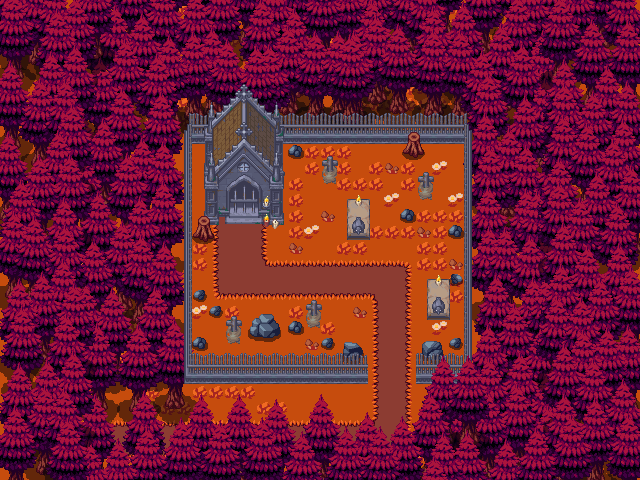

A level layout from a 2D game, rendered from its tile map. Below: a short description, then the map file with its tile-grid data intact:
An orthogonal 40x30 tile map with 16x16 px tiles, 1 tile layer (cementerio) and 28 objects (salida_cementerio).

<map version="1.10" tiledversion="1.10.2" orientation="orthogonal" renderorder="right-down" width="40" height="30" tilewidth="16" tileheight="16" infinite="0" nextlayerid="12" nextobjectid="266">
 <tileset firstgid="1" source="cementerio.tsx" />
 <layer id="11" name="cementerio" width="40" height="30">
  <data encoding="csv">
1,2,3,4,5,6,7,8,9,10,11,12,13,14,15,16,17,18,19,20,21,22,23,24,25,26,27,28,29,30,31,32,33,34,35,36,37,38,39,40,
41,42,43,44,45,46,47,48,49,50,51,52,53,54,55,56,57,58,59,60,61,62,63,64,65,66,67,68,69,70,71,72,73,74,75,76,77,78,79,80,
81,82,83,84,85,86,87,88,89,90,91,92,93,94,95,96,97,98,99,100,101,102,103,104,105,106,107,108,109,110,111,112,113,114,115,116,117,118,119,120,
121,122,123,124,125,126,127,128,129,130,131,132,133,134,135,136,137,138,139,140,141,142,143,144,145,146,147,148,149,150,151,152,153,154,155,156,157,158,159,160,
161,162,163,164,165,166,167,168,169,170,171,172,173,174,175,176,177,178,179,180,181,182,183,184,185,186,187,188,189,190,191,192,193,194,195,196,197,198,199,200,
201,202,203,204,205,206,207,208,209,210,211,212,213,214,215,216,217,218,219,220,221,222,223,224,225,226,227,228,229,230,231,232,233,234,235,236,237,238,239,240,
241,242,243,244,245,246,247,248,249,250,251,252,253,254,255,256,257,258,259,260,261,262,263,264,265,266,267,268,269,270,271,272,273,274,275,276,277,278,279,280,
281,282,283,284,285,286,287,288,289,290,291,292,293,294,295,296,297,298,299,300,301,302,303,304,305,306,307,308,309,310,311,312,313,314,315,316,317,318,319,320,
321,322,323,324,325,326,327,328,329,330,331,332,333,334,335,336,337,338,339,340,341,342,343,344,345,346,347,348,349,350,351,352,353,354,355,356,357,358,359,360,
361,362,363,364,365,366,367,368,369,370,371,372,373,374,375,376,377,378,379,380,381,382,383,384,385,386,387,388,389,390,391,392,393,394,395,396,397,398,399,400,
401,402,403,404,405,406,407,408,409,410,411,412,413,414,415,416,417,418,419,420,421,422,423,424,425,426,427,428,429,430,431,432,433,434,435,436,437,438,439,440,
441,442,443,444,445,446,447,448,449,450,451,452,453,454,455,456,457,458,459,460,461,462,463,464,465,466,467,468,469,470,471,472,473,474,475,476,477,478,479,480,
481,482,483,484,485,486,487,488,489,490,491,492,493,494,495,496,497,498,499,500,501,502,503,504,505,506,507,508,509,510,511,512,513,514,515,516,517,518,519,520,
521,522,523,524,525,526,527,528,529,530,531,532,533,534,535,536,537,538,539,540,541,542,543,544,545,546,547,548,549,550,551,552,553,554,555,556,557,558,559,560,
561,562,563,564,565,566,567,568,569,570,571,572,573,574,575,576,577,578,579,580,581,582,583,584,585,586,587,588,589,590,591,592,593,594,595,596,597,598,599,600,
601,602,603,604,605,606,607,608,609,610,611,612,613,614,615,616,617,618,619,620,621,622,623,624,625,626,627,628,629,630,631,632,633,634,635,636,637,638,639,640,
641,642,643,644,645,646,647,648,649,650,651,652,653,654,655,656,657,658,659,660,661,662,663,664,665,666,667,668,669,670,671,672,673,674,675,676,677,678,679,680,
681,682,683,684,685,686,687,688,689,690,691,692,693,694,695,696,697,698,699,700,701,702,703,704,705,706,707,708,709,710,711,712,713,714,715,716,717,718,719,720,
721,722,723,724,725,726,727,728,729,730,731,732,733,734,735,736,737,738,739,740,741,742,743,744,745,746,747,748,749,750,751,752,753,754,755,756,757,758,759,760,
761,762,763,764,765,766,767,768,769,770,771,772,773,774,775,776,777,778,779,780,781,782,783,784,785,786,787,788,789,790,791,792,793,794,795,796,797,798,799,800,
801,802,803,804,805,806,807,808,809,810,811,812,813,814,815,816,817,818,819,820,821,822,823,824,825,826,827,828,829,830,831,832,833,834,835,836,837,838,839,840,
841,842,843,844,845,846,847,848,849,850,851,852,853,854,855,856,857,858,859,860,861,862,863,864,865,866,867,868,869,870,871,872,873,874,875,876,877,878,879,880,
881,882,883,884,885,886,887,888,889,890,891,892,893,894,895,896,897,898,899,900,901,902,903,904,905,906,907,908,909,910,911,912,913,914,915,916,917,918,919,920,
921,922,923,924,925,926,927,928,929,930,931,932,933,934,935,936,937,938,939,940,941,942,943,944,945,946,947,948,949,950,951,952,953,954,955,956,957,958,959,960,
961,962,963,964,965,966,967,968,969,970,971,972,973,974,975,976,977,978,979,980,981,982,983,984,985,986,987,988,989,990,991,992,993,994,995,996,997,998,999,1000,
1001,1002,1003,1004,1005,1006,1007,1008,1009,1010,1011,1012,1013,1014,1015,1016,1017,1018,1019,1020,1021,1022,1023,1024,1025,1026,1027,1028,1029,1030,1031,1032,1033,1034,1035,1036,1037,1038,1039,1040,
1041,1042,1043,1044,1045,1046,1047,1048,1049,1050,1051,1052,1053,1054,1055,1056,1057,1058,1059,1060,1061,1062,1063,1064,1065,1066,1067,1068,1069,1070,1071,1072,1073,1074,1075,1076,1077,1078,1079,1080,
1081,1082,1083,1084,1085,1086,1087,1088,1089,1090,1091,1092,1093,1094,1095,1096,1097,1098,1099,1100,1101,1102,1103,1104,1105,1106,1107,1108,1109,1110,1111,1112,1113,1114,1115,1116,1117,1118,1119,1120,
1121,1122,1123,1124,1125,1126,1127,1128,1129,1130,1131,1132,1133,1134,1135,1136,1137,1138,1139,1140,1141,1142,1143,1144,1145,1146,1147,1148,1149,1150,1151,1152,1153,1154,1155,1156,1157,1158,1159,1160,
1161,1162,1163,1164,1165,1166,1167,1168,1169,1170,1171,1172,1173,1174,1175,1176,1177,1178,1179,1180,1181,1182,1183,1184,1185,1186,1187,1188,1189,1190,1191,1192,1193,1194,1195,1196,1197,1198,1199,1200
</data>
 </layer>
 <objectgroup id="8" name="colisiones">
  <object id="158" x="174.667" y="105.667" width="17" height="296" />
  <object id="159" x="182.333" y="353.333" width="185.667" height="30.6667" />
  <object id="160" x="415.667" y="353.167" width="185.667" height="30.6667" />
  <object id="161" x="464.5" y="124" width="17" height="296" />
  <object id="162" x="187.667" y="105.167" width="303.167" height="30.6667" />
  <object id="163" x="347.091" y="194.364" width="22.5455" height="41.4545" />
  <object id="164" x="321.636" y="155.455" width="16.3636" height="20.5455" />
  <object id="165" x="287.818" y="142.364" width="14.5455" height="14.9091" />
  <object id="166" x="407.25" y="125.5" width="12.75" height="23" />
  <object id="168" x="417.568" y="172.227" width="16.3636" height="20.5455" />
  <object id="169" x="305.568" y="299.977" width="16.3636" height="24.7955" />
  <object id="170" x="225.568" y="315.727" width="16.3636" height="20.5455" />
  <object id="171" x="427.227" y="275.023" width="22.5455" height="41.4545" />
  <object id="172" x="197.625" y="209.5" width="12.75" height="23" />
  <object id="173" x="193.75" y="289" width="11.25" height="11" />
  <object id="174" x="209.875" y="306.25" width="11.25" height="11" />
  <object id="175" x="193.625" y="337.5" width="12.75" height="11" />
  <object id="176" x="249.125" y="314.25" width="31" height="23.75" />
  <object id="177" x="288.375" y="320.5" width="14.5" height="13.5" />
  <object id="178" x="320.875" y="336" width="13.25" height="13.25" />
  <object id="179" x="341.75" y="340.75" width="21.25" height="16" />
  <object id="180" x="421.75" y="340.5" width="21.5" height="22.75" />
  <object id="181" x="449.75" y="337.25" width="11.5" height="10.5" />
  <object id="182" x="450.5" y="274.25" width="11.75" height="11" />
  <object id="183" x="448.5" y="224.75" width="13.5" height="13" />
  <object id="184" x="400" y="208.75" width="14.5" height="12.25" />
  <object id="187" x="204" y="125" width="80.3333" height="94.6667" />
  <object id="188" name="salida_cementerio" x="367.5" y="387.25" width="49.75" height="6.25" />
 </objectgroup>
</map>
